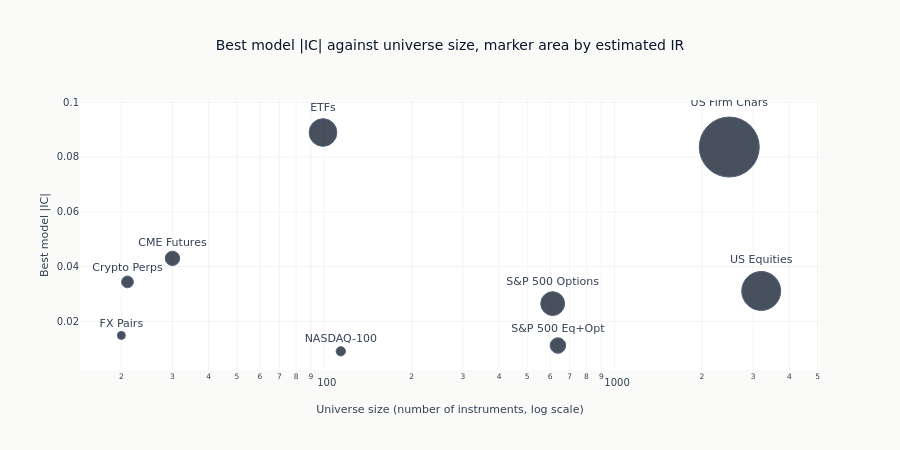

This figure's notebook cell:
### Code cell
# Visualize breadth vs IC
if evaluated and "breadth_data" in dir() and breadth_data:
    # sizemode="area" is what makes the area proportional to the value. Plotly's default
    # reads `size` as a diameter, so passing the ratio there makes the AREA scale with its
    # square and overstates the spread between case studies by that power.
    MAX_MARKER_DIAMETER = 60
    _irs = [brow["estimated_ir"] for brow in breadth_data]
    _sizeref = 2.0 * max(_irs) / (MAX_MARKER_DIAMETER**2)

    fig = go.Figure()
    fig.add_trace(
        go.Scatter(
            x=[brow["universe_size"] for brow in breadth_data],
            y=[brow["best_abs_ic"] for brow in breadth_data],
            mode="markers+text",
            text=[brow["case_study"] for brow in breadth_data],
            textposition="top center",
            marker=dict(
                size=_irs,
                sizemode="area",
                sizeref=_sizeref,
                sizemin=4,
                color=COLORS["blue"],
                opacity=0.75,
                line=dict(width=1, color=COLORS["slate"]),
            ),
            showlegend=False,
        )
    )

    fig.update_layout(
        title="Best model |IC| against universe size, marker area by estimated IR",
        xaxis_title="Universe size (number of instruments, log scale)",
        yaxis_title="Best model |IC|",
        xaxis_type="log",
        height=450,
    )
    show_plotly_with_alt(
        fig,
        (
            "A scatter plot of a case study's best model absolute information coefficient "
            "against the size of its instrument universe, with the horizontal axis on a "
            "logarithmic scale from about twenty instruments to several thousand. Each "
            "case study is one labelled marker whose area encodes its estimated "
            "information ratio, so a larger circle means a higher ratio. The markers do "
            "not line up along any trend: the highest coefficient belongs to a case study "
            "with about a hundred instruments, and two of the largest universes sit at "
            "middling and low coefficients. Marker area tells a different story from "
            "vertical position, with much the largest circles at the right-hand end of the "
            "axis, where the universes are widest."
        ),
    )

### Figure 1 — Plotly figure (JSON) as saved in the notebook; plotly's stock layout.template omitted (floating-point values rounded to 4 significant figures)
{"data": [{"marker": {"color": "#0a1628", "line": {"color": "#1a2d4a", "width": 1}, "opacity": 0.75, "size": [0.89, 0.24, 4.17, 0.07, 1.76, 0.66, 0.1, 0.16, 0.28], "sizemin": 4, "sizemode": "area", "sizeref": 0.002317}, "mode": "markers+text", "showlegend": false, "text": ["ETFs", "CME Futures", "US Firm Chars", "FX Pairs", "US Equities", "S&P 500 Options", "NASDAQ-100", "Crypto Perps", "S&P 500 Eq+Opt"], "textposition": "top center", "type": "scatter", "x": [99, 30, 2483, 20, 3199, 612, 114, 21, 638], "y": [0.0889, 0.043, 0.0836, 0.0149, 0.0311, 0.0265, 0.0091, 0.0344, 0.0112]}], "layout": {"height": 450, "title": {"text": "Best model |IC| against universe size, marker area by estimated IR"}, "xaxis": {"title": {"text": "Universe size (number of instruments, log scale)"}, "type": "log"}, "yaxis": {"title": {"text": "Best model |IC|"}}}}
